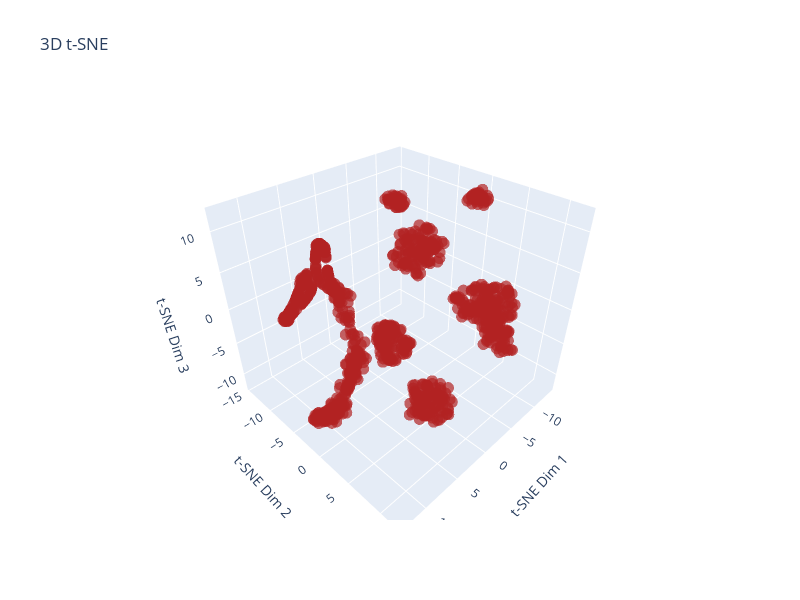

Notebook cell for this chart:
### Code cell
fig.update_layout(
    title='3D t-SNE',
    scene=dict(
        xaxis_title='t-SNE Dim 1',
        yaxis_title='t-SNE Dim 2',
        zaxis_title='t-SNE Dim 3'
    ),
    width=800,
    height=600
)
fig.show()

### Figure 1 — Plotly figure (JSON) as saved in the notebook; plotly's stock layout.template omitted (floating-point values rounded to 4 significant figures; data arrays with more than 128 entries replaced by an {"elided": "..."} marker saying what was removed)
{"data": [{"marker": {"color": "firebrick", "opacity": 0.7, "size": 4}, "mode": "markers", "type": "scatter3d", "x": {"elided": "1000 float values"}, "y": {"elided": "1000 float values"}, "z": {"elided": "1000 float values"}}], "layout": {"height": 600, "scene": {"xaxis": {"title": {"text": "t-SNE Dim 1"}}, "yaxis": {"title": {"text": "t-SNE Dim 2"}}, "zaxis": {"title": {"text": "t-SNE Dim 3"}}}, "title": {"text": "3D t-SNE"}, "width": 800}}
